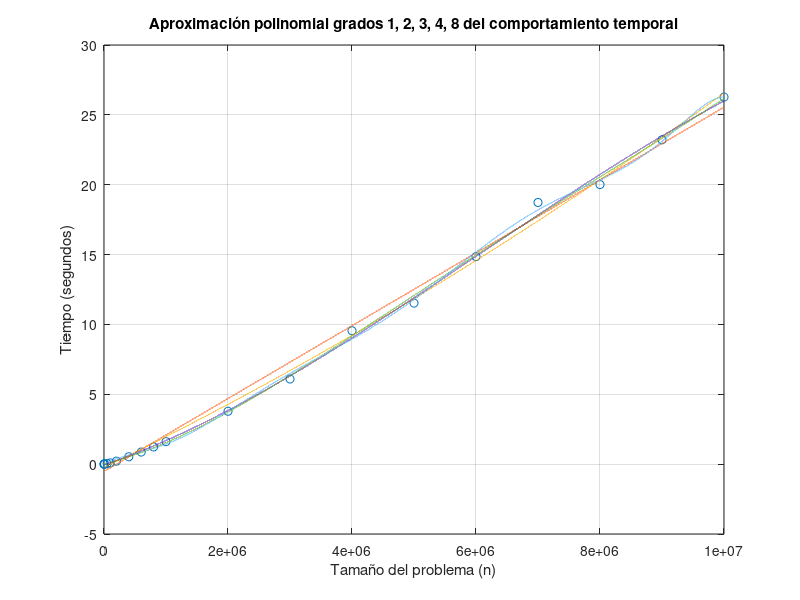

The MATLAB script that drew this image:
%%VALORES DE X
x=[100 1000 5000 10000 50000 100000 200000 400000 600000 800000 1000000 2000000 3000000 4000000 5000000 6000000 7000000 8000000 9000000 10000000];
 
%%VALORES DE Y = F(x)
y=[0.0001840591 0.0015859604 0.0057799816 0.0058469772 0.0372779369 0.0890529156 0.2155609131 0.5269420147 0.8651189804 1.2313659191 1.6114089489 3.7842280865 6.0932509899 9.5497939587 11.5260860920 14.8531279564 18.7284688950 20.0102200508 23.2158300877 26.2741379738];
format long;
%%OBTENER UN POLINOMIO QUE SE AJUSTE A LOS PUNTOS X Y Y
n=8; 				%%GRADO DEL POLINOMIO DE AJUSTE
p1=polyfit(x,y,1);
p2=polyfit(x,y,2);
p3=polyfit(x,y,3);
p4=polyfit(x,y,4);
p8=polyfit(x,y,8);%%FUNCION QUE REALIZA EL AJUSTE POLINOMIAL

xi=linspace(0,10000000,60000);	%%ESPACIO DE PUNTOS PARA Xi

figure;
y1=polyval(p1,xi);
y2=polyval(p2,xi);
y3=polyval(p3,xi);
y4=polyval(p4,xi);
y8=polyval(p8,xi);%%EVALUACION DEL POLINOMIO P EN EL ESPACIO Xi


plot(x,y,'o',xi,y1,'-',xi,y2,'-',xi,y3,'-',xi,y4,'-',xi,y8,'-'),grid;
%%plot(x,y,'o',xi,y1,'-'),grid;
ylabel('Tiempo (segundos)');
xlabel('Tamaño del problema (n)');
title('Aproximación polinomial grados 1, 2, 3, 4, 8 del comportamiento temporal');
